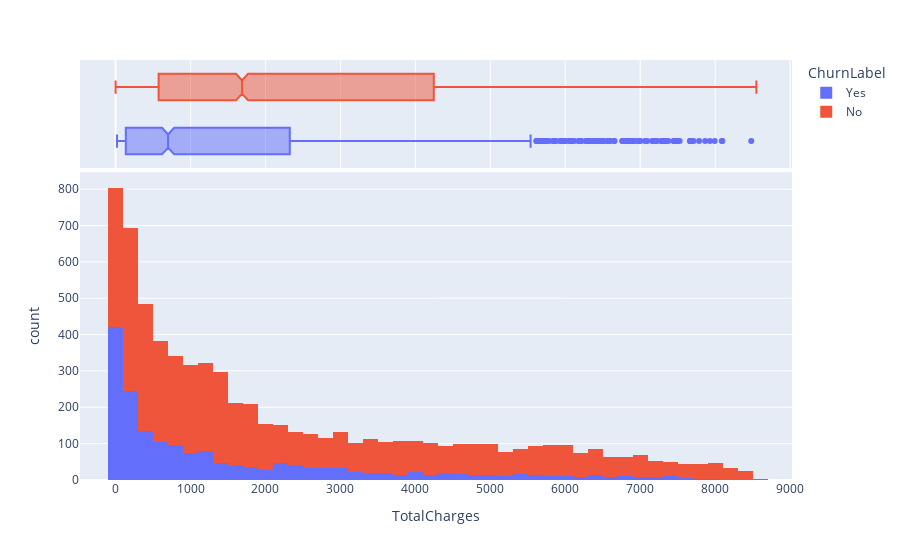

The code cell stored with this chart in its notebook:
### Markdown cell above
Month-to-month contracts have the minimum average lifespan for active clients.This may be a service-specific contract, or users may move to longer contracts after using the service.

### Code cell
# Total Charges
fig = px.histogram(df, x="TotalCharges", color="ChurnLabel", marginal="box")
fig.show()

### Figure 1 — Plotly figure (JSON) as saved in the notebook; plotly's stock layout.template omitted (floating-point values rounded to 4 significant figures; data arrays with more than 128 entries replaced by an {"elided": "..."} marker saying what was removed)
{"data": [{"alignmentgroup": "True", "bingroup": "x", "hovertemplate": "ChurnLabel=Yes<br>TotalCharges=%{x}<br>count=%{y}<extra></extra>", "legendgroup": "Yes", "marker": {"color": "#636efa", "pattern": {"shape": ""}}, "name": "Yes", "offsetgroup": "Yes", "orientation": "v", "showlegend": true, "type": "histogram", "x": {"elided": "1810 float values"}, "xaxis": "x", "yaxis": "y"}, {"alignmentgroup": "True", "hovertemplate": "ChurnLabel=Yes<br>TotalCharges=%{x}<extra></extra>", "legendgroup": "Yes", "marker": {"color": "#636efa"}, "name": "Yes", "notched": true, "offsetgroup": "Yes", "showlegend": false, "type": "box", "x": {"elided": "1810 float values"}, "xaxis": "x2", "yaxis": "y2"}, {"alignmentgroup": "True", "bingroup": "x", "hovertemplate": "ChurnLabel=No<br>TotalCharges=%{x}<br>count=%{y}<extra></extra>", "legendgroup": "No", "marker": {"color": "#EF553B", "pattern": {"shape": ""}}, "name": "No", "offsetgroup": "No", "orientation": "v", "showlegend": true, "type": "histogram", "x": {"elided": "5174 float values"}, "xaxis": "x", "yaxis": "y"}, {"alignmentgroup": "True", "hovertemplate": "ChurnLabel=No<br>TotalCharges=%{x}<extra></extra>", "legendgroup": "No", "marker": {"color": "#EF553B"}, "name": "No", "notched": true, "offsetgroup": "No", "showlegend": false, "type": "box", "x": {"elided": "5174 float values"}, "xaxis": "x2", "yaxis": "y2"}], "layout": {"autosize": true, "barmode": "relative", "legend": {"title": {"text": "ChurnLabel"}, "tracegroupgap": 0}, "margin": {"t": 60}, "xaxis": {"anchor": "y", "autorange": true, "domain": [0, 1], "range": [-475, 9025], "title": {"text": "TotalCharges"}, "type": "linear"}, "xaxis2": {"anchor": "y2", "autorange": true, "domain": [0, 1], "matches": "x", "range": [-475, 9025], "showgrid": true, "showticklabels": false, "type": "linear"}, "yaxis": {"anchor": "x", "autorange": true, "domain": [0, 0.7326], "range": [0, 846.3], "title": {"text": "count"}}, "yaxis2": {"anchor": "x2", "autorange": true, "domain": [0.7426, 1], "matches": "y2", "range": [-0.5, 1.5], "showgrid": false, "showline": false, "showticklabels": false, "ticks": "", "type": "category"}}}
